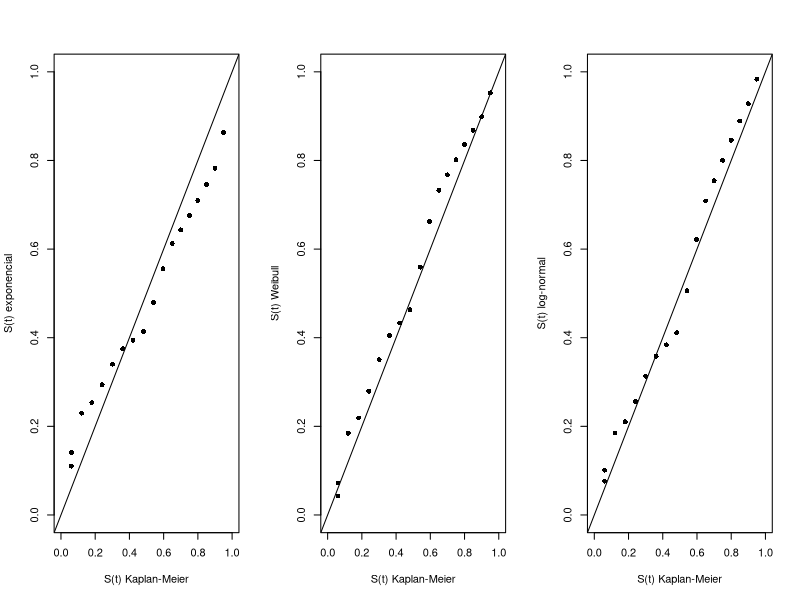
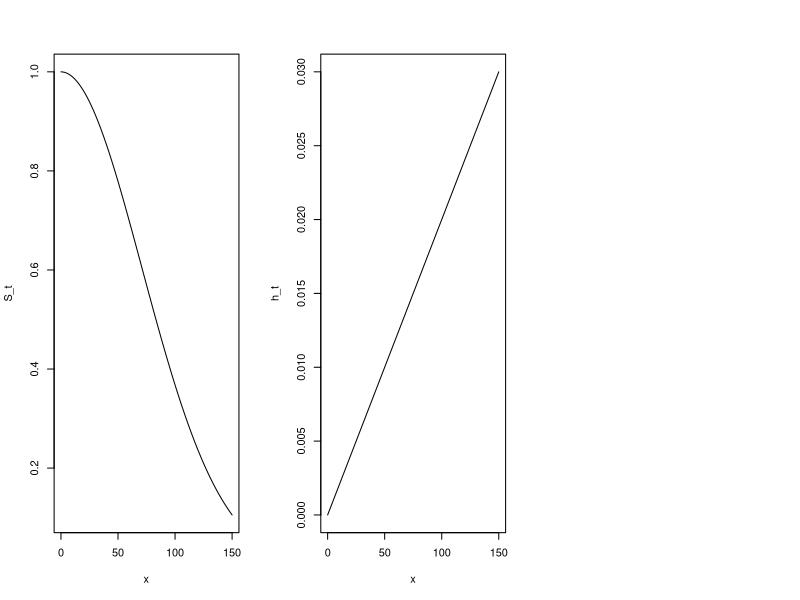

These charts were generated, in order, by the following R code:
## ---- chunk 1

library(survival)
## ---- chunk 2

library(survival)

tempos <- c(3,5,6,7,8,9,10,10,12,15,15,18,19,20,22,25,28,30,40,45)

cens <- c(1,1,1,1,1,1,1,0,1,1,0,1,1,1,1,1,1,1,1,0)
## ---- chunk 3

# Ajustando na exponencial
ajust1 <- survreg(Surv(tempos, cens) ~ 1, dist='exponential') 
ajust1

alpha <- exp(ajust1$coefficients[1])
alpha

## ---- chunk 4

# Ajustando na weibull

ajust2 <- survreg(Surv(tempos, cens) ~ 1, dist='weibull')
ajust2

alpha <- exp(ajust2$coefficients[1])
gama <- 1/ajust2$scale
cbind(gama, alpha)

## ---- chunk 5

# Ajustando na log normal

ajust3 <- survreg(Surv(tempos, cens) ~ 1, dist='lognorm')

ajust3
## ---- chunk 6

ekm <- survfit(Surv(tempos, cens) ~ 1) 
time <- ekm$time 
st <- ekm$surv

ste <- exp(-time/20.41)

stw <- exp(-(time/21.34)^1.54)

stln <- pnorm((-log(time) + 2.72)/0.76)

cbind(time, st, ste, stw, stln)
## ---- chunk 7

par(mfrow=c(1,3)); plot(st, ste, pch=16, xlab="S(t) Kaplan-Meier",
ylab="S(t) exponencial", ylim=c(0,1), xlim=c(0,1)); abline(0,1)

plot(st, stw, pch=16, ylim=c(0,1), xlim=c(0,1), xlab="S(t) Kaplan-Meier",
ylab="S(t) Weibull"); abline(0,1)

plot(st, stln, pch=16, ylim=c(0,1), xlim=c(0,1), xlab="S(t) Kaplan-Meier",
ylab="S(t) log-normal"); abline(0,1)
## ---- chunk 8


escala <- 100
forma <- 2

S_t <- function(t, escala = 100, forma = 2){
  
  resultado <- exp( -(t/escala)^forma)
  
}

## ---- chunk 9

plot(S_t, 0, 150)
## ---- chunk 10

print(S_t(30, escala, forma))
print(S_t(45, escala, forma))
## ---- chunk 11

# Nesse caso, vou partir direto pra definição da E[T] que normalmente seria feita integrando de 0 a infinito a S(t). 

media <- escala * gamma(1+(1/forma))
print(media)
## ---- chunk 12

gamma(0.5)*50
## ---- chunk 13

print(S_t(83.255, escala, forma))
## ---- chunk 14

# novamente eu vou direto pra definição da taxa de falha
# ela é normalmente achada fazendo - d/dt log(S(t))
# ou partindo da relação h(t) = f(t)/S(t)

h_t <- function(t, escala = 100, forma = 2){
  
  resultado <- (( forma / (escala ^ forma) ) * (t ^ (forma-1) ))
  
}
## ---- chunk 15

plot(h_t, 0, 150)
## ---- chunk 16

print(h_t(30, escala, forma))
print(h_t(45, escala, forma))
print(h_t(60, escala, forma))
